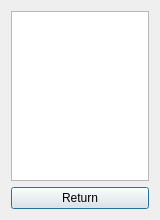
<?xml version="1.0" encoding="UTF-8"?>
<ui version="4.0">
 <class>OrderMusic</class>
 <widget class="QDialog" name="OrderMusic">
  <property name="geometry">
   <rect>
    <x>0</x>
    <y>0</y>
    <width>160</width>
    <height>220</height>
   </rect>
  </property>
  <property name="windowTitle">
   <string>Dialog</string>
  </property>
  <property name="styleSheet">
   <string notr="true">background-image: url(:/StartWindow/Design/Фон/DanceFloor.png);</string>
  </property>
  <layout class="QGridLayout" name="gridLayout">
   <item row="0" column="0">
    <widget class="QListWidget" name="listWidget">
     <property name="styleSheet">
      <string notr="true">background-image: url(:/StartWindow/Design/Фон/OrderColor.png);</string>
     </property>
    </widget>
   </item>
   <item row="1" column="0">
    <widget class="QPushButton" name="pushButton">
     <property name="text">
      <string>Return</string>
     </property>
    </widget>
   </item>
  </layout>
 </widget>
 <resources/>
 <connections/>
</ui>
